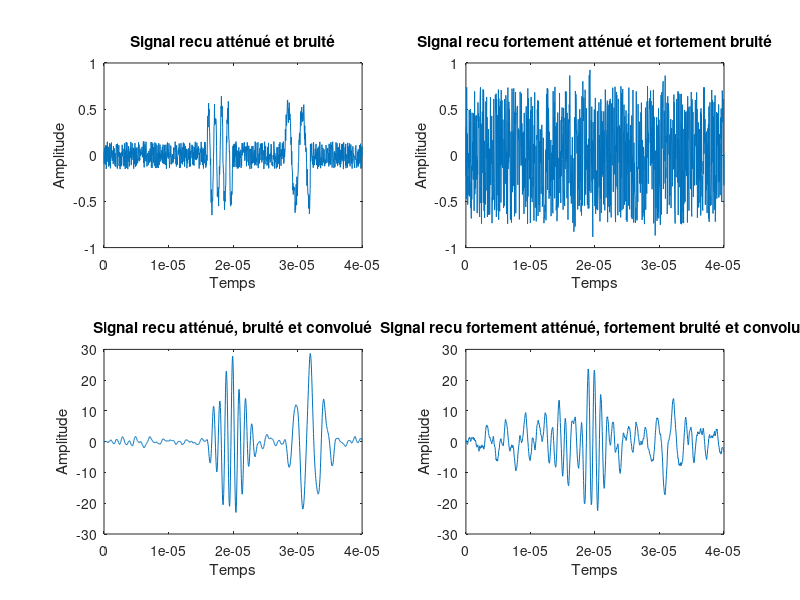

Reproduce this figure in MATLAB.
% Caracteristique du signal
frequence  = 1000000;               % Fréquence en Hertz
frequence2 = 450000;               % Fréquence en Hertz
amplitude = 1;                  % Amplitude
amplitude2 = 1                  % Amplitude
attenuation1 = 0.5;              % Atténuation1
attenuation2 = 0.2;              % Atténuation2
amplitude_bruit1 = 0.3;                  % Amplitude bruit1
amplitude_bruit2 = 1.5;                  % Amplitude bruit2


% Axe des temps
duree = 0.000004;                                           % Durée du signal (s)
nEchantillon = 101 ;                                        % Nombre d’échantillons temporel
temps = linspace(0,duree ,nEchantillon) ;                   % Calcul  des  instants d’échantillonnage
temps_total = linspace(0,duree*10 ,nEchantillon*10) ;                   % Calcul  des  instants d’échantillonnage

signalrecu = zeros (1,nEchantillon*10);
signalemis=amplitude*sin(2*pi*frequence*temps);
signalemis2=amplitude2*sin(2*pi*frequence2*temps);
signalrecu(nEchantillon*4:nEchantillon*5-1) = signalemis;
signalrecu(nEchantillon*7:nEchantillon*8-1) = signalemis2;

filtre=fliplr(signalemis);
filtre2=fliplr(signalemis2);

figure
b1 = (rand(1,nEchantillon*10)-0.5)*amplitude_bruit1;
subplot(2,2,1)
    plot(temps_total,(signalrecu)*attenuation1 + b1);
    axis([0 0.00004 -1 1]);
    xlabel('Temps');
    ylabel('Amplitude');
    title('Signal recu atténué et bruité');
    
    
b2 = (rand(1,nEchantillon*10)-0.5)*amplitude_bruit2;
subplot(2,2,2)
    plot(temps_total,(signalrecu)*attenuation2 + b2);
    %axis([0 0.00004 -1 1]);
    xlabel('Temps');
    ylabel('Amplitude');
    title('Signal recu fortement atténué et fortement bruité');
    
conv1 = conv((signalrecu)*attenuation1 + b1,filtre)+conv((signalrecu)*attenuation1 + b1,filtre2);
subplot(2,2,3)
    plot(temps_total,conv1(1:nEchantillon*10));
    %axis([0 0.00004 -1 1]);
    xlabel('Temps');
    ylabel('Amplitude');
    title('Signal recu atténué, bruité et convolué');
    
    
conv2 = conv((signalrecu)*attenuation1 + b2,filtre)+conv((signalrecu)*attenuation2 + b2,filtre2);
subplot(2,2,4)
    plot(temps_total,conv2(1:nEchantillon*10));
    %axis([0 0.00004 -1 1]);
    xlabel('Temps');
    ylabel('Amplitude');
    title('Signal recu fortement atténué, fortement bruité et convolué');


    
